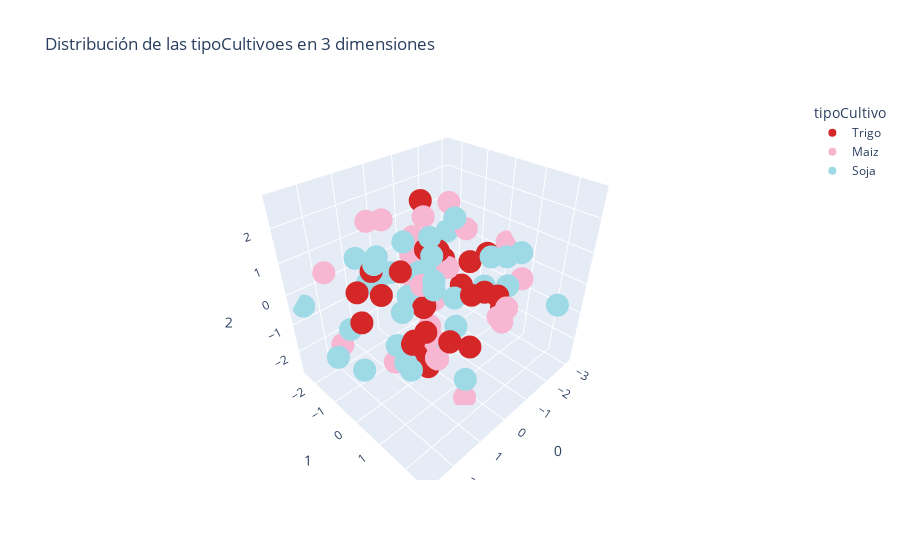

Notebook code for this chart:
### Code cell
fig = px.scatter_3d(pca_features, x=0, y=1, z=2,
              color=pca_filtrado["tipoCultivo"],  labels={'color': 'tipoCultivo'},
              color_discrete_map=tipoCultivo_color_map,
              title="Distribución de las tipoCultivoes en 3 dimensiones")
fig.show()
